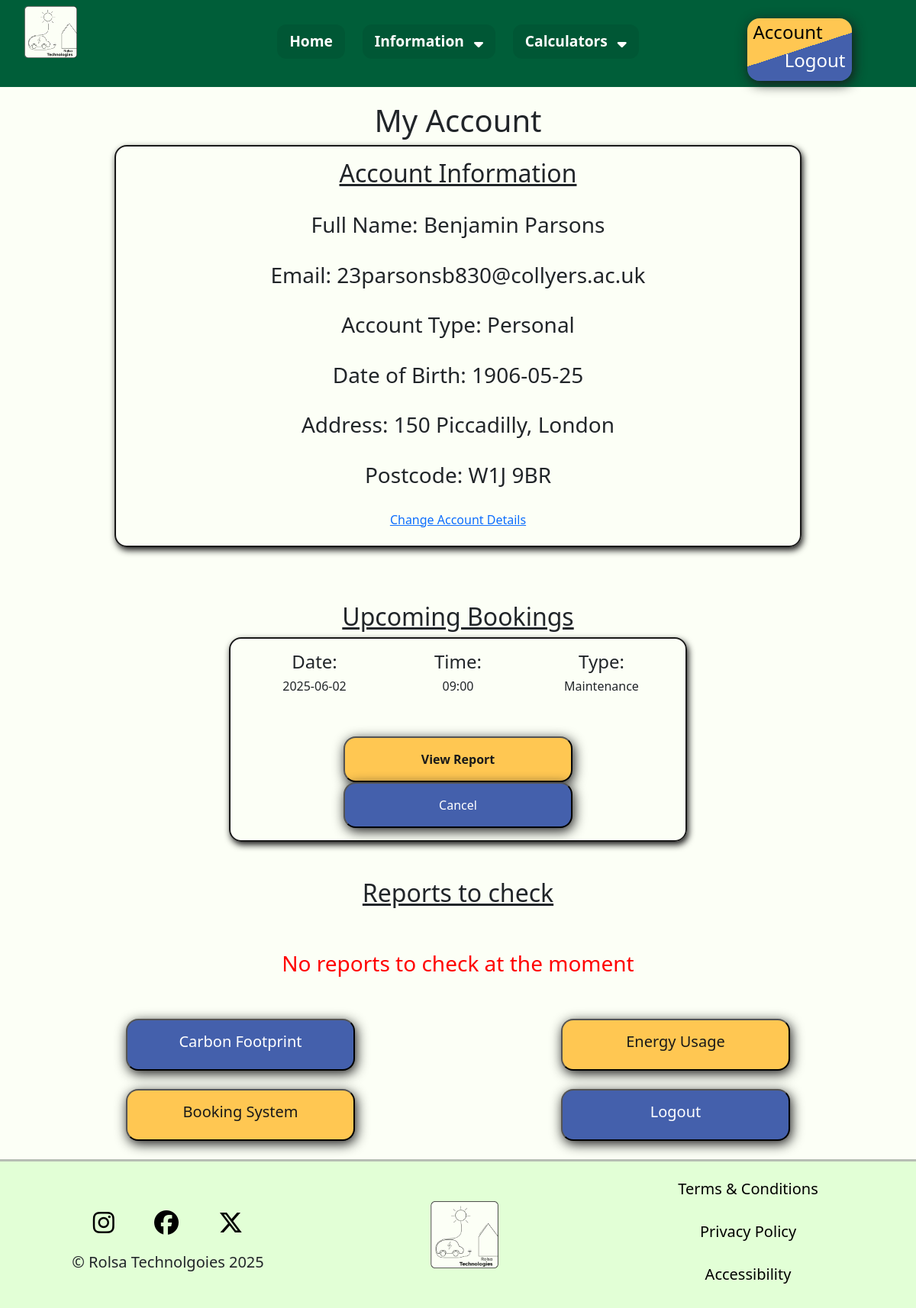
The app's page /account (signed in) with its own data.
### tables this page shows
CREATE TABLE Personal(
    AccountID INTEGER NOT NULL,
    FullName VARCHAR(255) NOT NULL,
    DateOfBirth DATE,
    Address TEXT,
    Postcode VARCHAR(8),
    FOREIGN KEY (AccountID) REFERENCES Account(AccountID)
);

CREATE TABLE Account (
    AccountID INTEGER NOT NULL,
    Email BOOLEAN DEFAULT 1,
    Password VARCHAR(255) NOT NULL,
    AccountTypeID INTEGER DEFAULT 1,
    PRIMARY KEY (AccountID),
    FOREIGN KEY (AccountTypeID) REFERENCES AccountType(AccountTypeID)
);

CREATE TABLE AccountType (
    AccountTypeID INTEGER NOT NULL,
    Type VARCHAR(25) NOT NULL,
    PRIMARY KEY (AccountTypeID)
);

CREATE TABLE BookingType (
    BookingTypeID INTEGER NOT NULL,
    Title VARCHAR(25) NOT NULL,
    PRIMARY KEY (BookingTypeID)
);

### main.py (the view)
@app.route("/account")
def account():
    accountType = session.get('type', None)
    account = session.get('account', None)
    if account != None and accountType == 1 or accountType == 2:
        AccountInformation, BookingsInformation = Get.RetrieveInfo(account, "Account")
        ReportViewing = Get.ReportsToCheck(account)
        if AccountInformation['Address'] is None:
            return redirect("/change_account_details")
        return render_template("account.html", AccountInformation = AccountInformation, BookingsInformation = BookingsInformation, ReportViewing = ReportViewing)
    elif account != None and accountType == 3:
        return redirect("/admin")
    else:
        return redirect("/login")

### get.py (called while the page is built, shortened)
def ReportsToCheck(account):
    ReportViewing = {}
    con = sqlite3.connect("RolsaDB.db")
    cursor = con.cursor()
    cursor.execute("SELECT BR.ReportID, ForDateTime, S.FullName FROM BookingReport BR JOIN Report R ON BR.ReportID = R.ReportID JOIN Staff S ON R.StaffID = S.StaffID JOIN Booking B ON BR.ConsultationID = B.BookingID WHERE FollowUpID IS NULL AND B.AccountID = (SELECT AccountID FROM Account WHERE Email = ?)", (account,))
    Reports = cursor.fetchall()
    con.close()
    return ReportViewing

### main.py (called while the page is built)
@app.context_processor
def inject_global_data():
    return {
        "account": session.get('account', None), #email address is considered as account
        "type": session.get('type', None) #type is considered as account type (Personal, Business, Admin)
    }

### templates/account.html
{% extends "base.html" %}
{% block css %}
<link rel="stylesheet" href="{{ url_for('static', filename='css/account.css') }}">
{% endblock %}
{% block content %}
<h1>My Account</h1>
<div class="infobox">
    <center>
        <h2>Account Information</h2>
        <br>
        {% if AccountInformation.Type == "Personal" %}
          <h3>Full Name: {{ AccountInformation.FullName}}</h3><br>
        {% elif AccountInformation.Type == "Business" %}
          <h3>Business Name: {{ AccountInformation.FullName }}</h3><br>
        {% endif %}
        <h3>Email: {{ AccountInformation.Email }}</h3><br>
        <h3>Account Type: {{ AccountInformation.Type }} </h3><br>
        {% if AccountInformation.DateofBirth %}
        <h3>Date of Birth: {{ AccountInformation.DateofBirth }}</h3><br>
        {% elif AccountInformation.PhoneNumber %}
        <h3>Phone Number: {{ AccountInformation.PhoneNumber }}</h3><br>
        {% endif %}
        <h3>Address: {{ AccountInformation.Address }}</h3><br>
        <h3>Postcode: {{ AccountInformation.Postcode }}</h3><br>
        <h6><a href="{{ url_for('ChangeAccountDetails')}}">Change Account Details</a></h6>
    </center>
</div><br><br><br>
<h2>Upcoming Bookings</h2>
{% if BookingsInformation %}
{% for counter, booking in BookingsInformation.items() %}
<div class="bookingbox">
      <div class="container text-center">
        <div class="row align-items-center">
          <div class="col">
            <h4>Date:</h4>
            <h6>{{ booking.Date }}</h6>
          </div>
          <div class="col">
            <h4>Time:</h4>
            <h6>{{ booking.Time }}</h6>
          </div>
          <div class="col">
            <h4>Type:</h4>
            <h6>{{ booking.Type }}</h6>
          </div>
        </div>
</div>
    <center>
      <br><br>
      <div class="container text-center">
        <div class="row align-items-center">
          {% if booking.Type != "Consultation" %}
          <div class="col">
            <button id="YellowButton" onclick="window.location.href='/From_Booking{{ booking.BookingID }}'"><strong>View Report</strong></button>
          </div>
          {% endif %}
          <div class="col">
            <button id="BlueButton" onclick="window.location.href='/CancelBooking{{ booking.BookingID }}'">Cancel</a>
          </div>
        </div>
      </div>
</div>
<br><br>
{% endfor %}
{% else %}
<br><br>
<h3 style="text-align: center; color: red;">You have no bookings at the moment</h3>
<br><br>
{% endif %}
<h2>Reports to check</h2>
{% if ReportViewing %}
{% for counter, report in ReportViewing.items() %}
  <div class="bookingbox">
    <div class="container text-center">
        <div class="row align-items-center">
          <div class="col">
            <h4>Staff:</h4>
            <h6>{{ report.Staff }}</h6>
          </div>
          <div class="col">
            <h4>Date:</h4>
            <h6>{{ report.Date }}</h6>
          </div>
          <div class="col">
            <button id="YellowButton" onclick="window.location.href='/view_report{{report.ReportID}}'"><strong>View Report</strong></button>
          </div>
        </div>
    </div>
  </div>
  <br><br>
{% endfor %}
{% else %}
<br><br>
<h3 style="text-align: center; color: red;">No reports to check at the moment</h3>
<br><br>
{% endif %}
<div class="container text-center">
    <div class="row align-items-center">
        <div class="col">
            <button id="BlueButton"><h5>Carbon Footprint</h5></button>
        </div>
        <div class="col">
            <button id="YellowButton"><h5>Energy Usage</h5></button>
        </div>
    </div>
</div>
<br>
<div class="container text-center">
    <div class="row align-items-start">
        <div class="col">
            <button id="YellowButton" onclick="window.location.href='{{ url_for('consultation')}}'"><h5>Booking System</h5></button>
        </div>
        <div class="col">
            <button id="BlueButton" onclick="window.location.href='/logout'"><h5>Logout</h5></button>
        </div>
    </div>
</div>
<br>
{% endblock%}

### static/css/general.css (style rules this page uses)
body { font-family: "Lexend", sans-serif; margin: 0; padding: 0; background-color: #FCFFF6 !important; color: #191919; }
h1 { text-align: center; margin-bottom: 1.5vh; }
h2 { text-align: center; text-decoration: underline; margin-top: 2vh; margin-bottom: 1vh; }
#BlueButton { background-color: #4460AC; color: white; padding: 2vh 4vh; border-radius: 2vh; min-width: 300px; max-width: 95%; box-shadow: 0.25vh 0.5vh 2vh #191919; transition: 0.25s; }
#YellowButton { background-color: #FFC752; color: #191919; padding: 2vh 4vh; border-radius: 2vh; min-width: 300px; max-width: 95%; box-shadow: 0.25vh 0.5vh 2vh #191919; transition: 0.25s; }
.infobox { width: 75%; margin-left: auto; margin-right: auto; padding: 2vh; border: 2px solid #191919; border-radius: 2vh; box-shadow: 0.25vh 0.5vh 1vh #191919; }

### static/css/account.css (style rules this page uses)
.bookingbox { width: 50%; margin-left: auto; margin-right: auto; padding: 2vh; border: 2px solid #191919; border-radius: 2vh; box-shadow: 0.25vh 0.5vh 1vh #191919; }

### records on screen
Personal: FullName "Benjamin Parsons", DateofBirth "1906-05-25", Address "150 Piccadilly, London", Postcode "W1J 9BR"
Account: Email "23parsonsb830@collyers.ac.uk"
AccountType: Type "Personal"
BookingType: Type "Maintenance"

### other values on screen
{{ booking.Date }} "2025-06-02"
{{ booking.Time }} "09:00"
